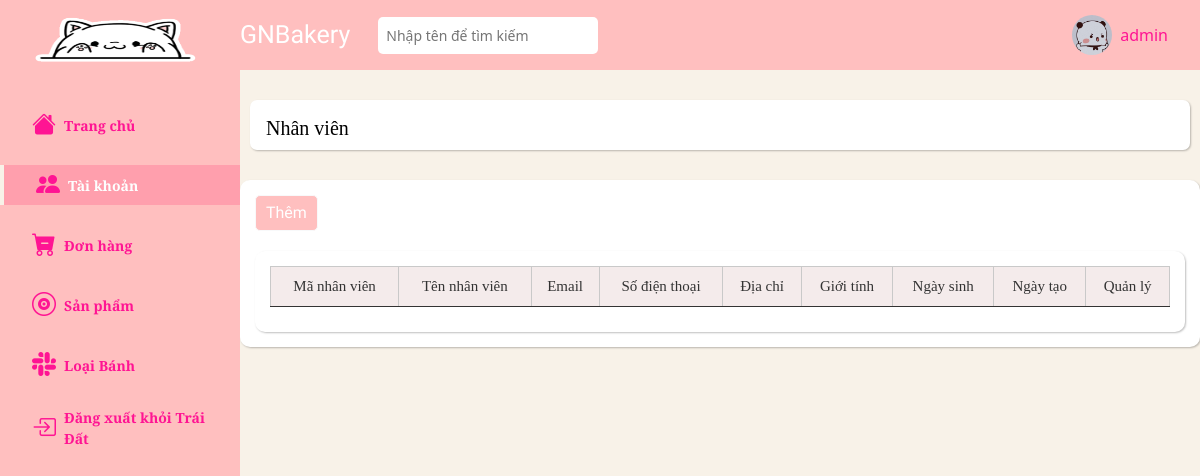
The app's page /admin/employees/index.php (signed in), older data.
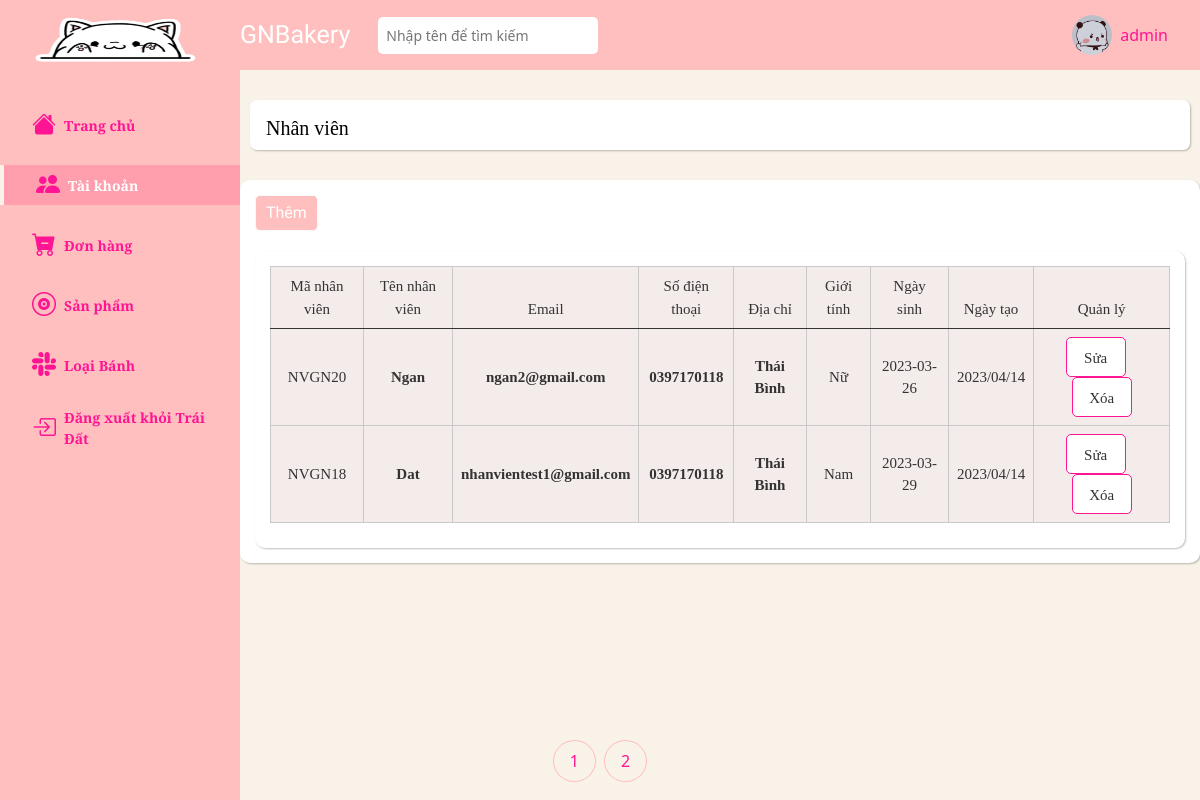
The same page, newer data.
### tables this page shows
CREATE TABLE `users` (
  `id` int NOT NULL,
  `name` varchar(255) NOT NULL,
  `email` varchar(255) NOT NULL,
  `password` varchar(255) NOT NULL,
  `phone` varchar(100) DEFAULT NULL,
  `address` varchar(255) DEFAULT NULL,
  `gender` varchar(10) DEFAULT NULL,
  `birthday` date DEFAULT NULL,
  `created` timestamp NOT NULL DEFAULT CURRENT_TIMESTAMP,
  `deleted` date DEFAULT NULL,
  `level` int NOT NULL,
  `status` int NOT NULL DEFAULT '1',
  `id_deleted` int DEFAULT NULL
);

### admin/employees/index.php (the view, shortened to what the changed rows need)
<?php
    $page = 'users';
    $admin_id = $_SESSION['id'];
    require_once '../../database/connect.php';
    $where = '1';
    $page_current = 1;
    $sql_num_order = "select count(*) from orders";
    $arr_num_order = mysqli_query($connect, $sql_num_order);
    $result_num_order = mysqli_fetch_array($arr_num_order);
    $num_order = $result_num_order['count(*)'];
    $num_order_per_page = 10;
    $num_page = ceil($num_order / $num_order_per_page);
    $skip_page = $num_order_per_page * ($page_current - 1);
    $sql = "Select *,DATE_FORMAT(created, '%Y/%m/%d') as date from users where level = 2 and ($where)
    ORDER BY status asc,id DESC
    limit $num_order_per_page offset $skip_page";
    $result = mysqli_query($connect, $sql);
    require_once '../navbar-vertical.php';
?>
    <div class="main__container">
        <div class="container-fluid px-4">
            <div class="container-fluid">
            <div class="row gx-5">
                <div class="col-12">
                    <div class="table-responsive-sm">
                        <table class="order_table table table-sm table-light align-middle">
                            <thead style = "text-align : center;">
                                <tr>
                                    <th scope="col">Mã nhân viên</th>
                                    <th scope="col">Tên nhân viên</th>
                                    <th scope="col">Email</th>
                                    <th scope="col">Số điện thoại</th>
                                    <th  scope="col">Địa chỉ</th>
                                    <th  scope="col">Giới tính</th>
                                    <th   scope="col">Ngày sinh</th>
                                    <th  scope="col">Ngày tạo</th>
                                    <th  scope="col">Quản lý</th>
                                </tr>
                            </thead>
                            <tbody style ="text-align:center;">
                            <?php foreach($result as $each){ ?>
                                <tr>
                                    <th class ="id-numbers" scope="col">
                                        <a href="../employees/form_update.php?id=<?=$each['id']?>"style = "text-decoration:none; color:#333;"href="" >NVGN<?= $each['id'] ?></a>
                                    </th>
                                    <th scope="col">
                                        <span class = "nameofyou"><?= $each['name'] ?></span>
                                    </th>
                                    <th scope="col">
                                       <span class="nameofyou"><?= $each['email'] ?></span>
                                    </th>
                                    <th scope="col">
                                       <span class="nameofyou"><?= $each['phone'] ?></span>
                                    </th>
                                    <th scope="col">
                                       <span class="nameofyou"><?= $each['address'] ?></span>
                                    </th>
                                    <th scope="col"><?= $each['gender'] ?></th>
                                    <th scope="col" ><?=$each['birthday'] ?></th>
                                    <th scope="col" ><?= $each['date']?>
                                    <th scope="col">
                                        <div class="two_buttons">
                                            <?php if( $each['status'] == 1) { ?>
                                            <a href="./form_update.php?id=<?= $each['id'] ?>" style = "width:60px;"class = "btnBrowser">Sửa</a>
                                            <a onclick="return confirm('Bạn chắc chắn muốn xóa?')" href="./update_status.php?id=<?= $each['id'] ?>&status=1&admin_id=<?=$admin_id ?>&page=<?=$page_current?>" style = "width:60px;">Xóa</a>
                                        </div>
                                        <?php }if($each['status'] == 0){
                                            ?><a onclick="return confirm('Bạn chắc chắn muốn khôi phục lại tài khoản?')" href="./update_status.php?id=<?= $each['id'] ?>&status=0&admin_id=<?=$admin_id ?>&page=<?=$page_current?>">Khôi phục</a>
                                        <?php } ?>
                                    </th>
                                </tr>
                            <?php } ?>
                            </tbody>
                        </table>
                    </div>
                </div>
            </div>
    </div>
        </div>
    </div>
<?php require_once '../footer.php'; ?>

### admin/footer.php (shortened to what the changed rows need)
<footer>
            <ul class="pagination table__pagination justify-content-center">
                <?php for($i = 1; $i <= $num_page; $i++) { ?>
                    <li class="pagination-item
                        <?php if($i == $page) { echo 'pagination-item--active';} ?>
                    ">
                        <a href="?page=<?php echo $i ?><?php if(isset($_GET['search_status'])){
                                                                    }?>" class="pagination-item__link">
                            <?php echo $i ?>
                        </a>
                    </li>
                <?php } ?>
            </ul>
        </footer>
    </div>
</body>
</html>

Row changes from the older to the newer data that the page shows:
added users: id "20", name "Ngan", email "ngan2@gmail.com", phone "0397170118", address "Thái Bình", gender "Nữ", birthday "2023-03-26", date "2023/04/14"
added users: id "18", name "Dat", email "nhanvientest1@gmail.com", phone "0397170118", address "Thái Bình", gender "Nam", birthday "2023-03-29", date "2023/04/14"
Text that changed along with them:
new list line: "1"
new list line: "2"
